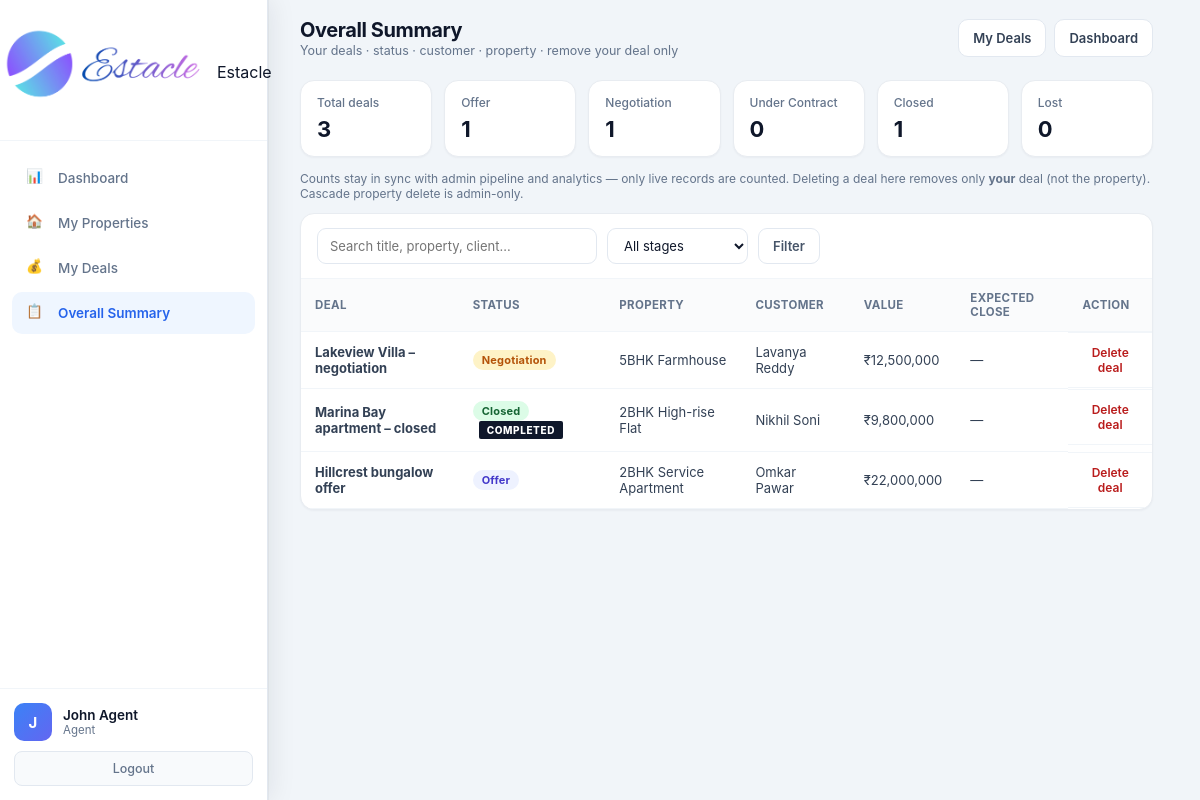
Before: /agent/deals/summary (signed in) with the older database file.
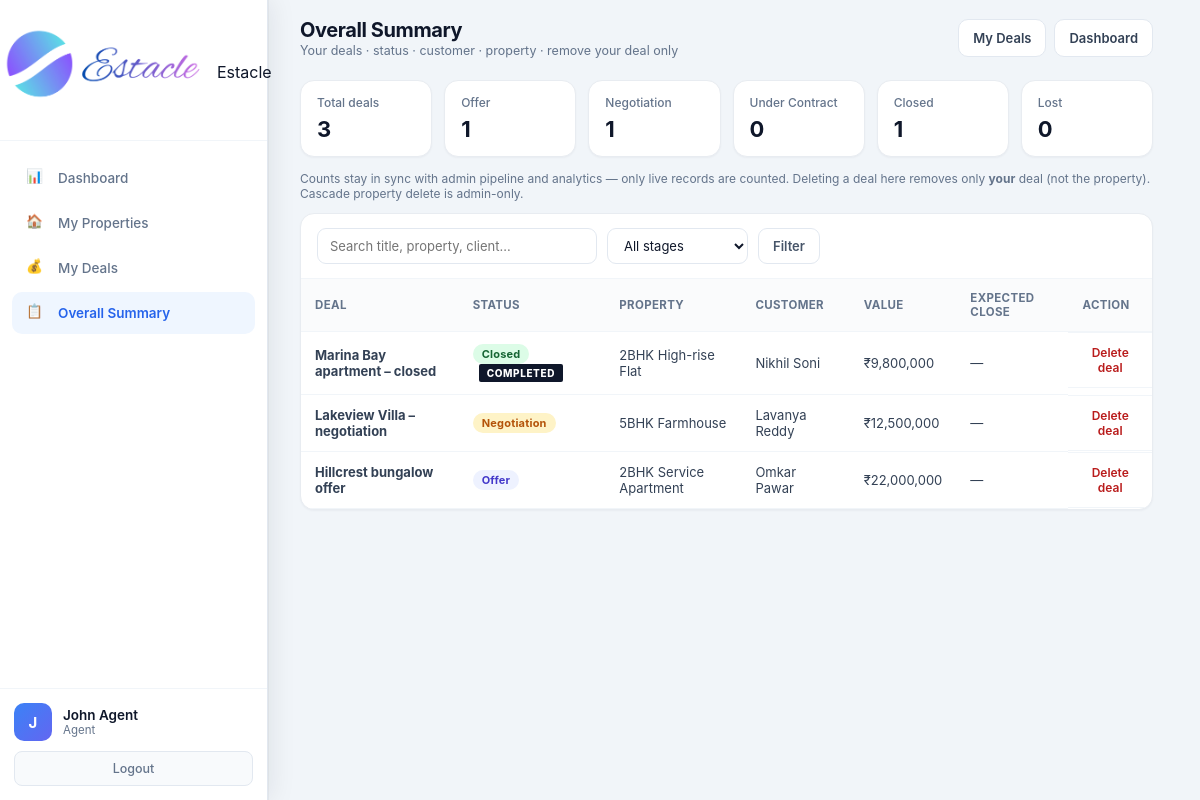
After: the same page with the newer database file.
### tables this page shows
CREATE TABLE deals (
            id INTEGER PRIMARY KEY AUTOINCREMENT,
            title TEXT NOT NULL,
            property_id INTEGER,
            client_id INTEGER,
            agent_id INTEGER,
            stage TEXT DEFAULT 'offer',
            value REAL DEFAULT 0,
            commission_rate REAL DEFAULT 2.5,
            expected_close TEXT,
            notes TEXT,
            created_at TIMESTAMP DEFAULT CURRENT_TIMESTAMP,
            updated_at TIMESTAMP DEFAULT CURRENT_TIMESTAMP,
            FOREIGN KEY (property_id) REFERENCES properties (id),
            FOREIGN KEY (client_id) REFERENCES clients (id),
            FOREIGN KEY (agent_id) REFERENCES users (id)
        );

CREATE TABLE properties (
            id INTEGER PRIMARY KEY AUTOINCREMENT,
            title TEXT NOT NULL,
            description TEXT,
            price REAL NOT NULL,
            property_type TEXT NOT NULL,
            status TEXT DEFAULT 'available',
            address TEXT,
            city TEXT,
            state TEXT,
            zip_code TEXT,
            bedrooms INTEGER,
            bathrooms REAL,
            area_sqft REAL,
            agent_id INTEGER,
            created_at TIMESTAMP DEFAULT CURRENT_TIMESTAMP, category TEXT DEFAULT "sale", listing_type TEXT DEFAULT "sale", floor TEXT, carpet_area REAL, furnishing TEXT, parking TEXT, amenities TEXT, seller_name TEXT, seller_phone TEXT, monthly_rent REAL, security_deposit REAL, maintenance REAL, per_sqft REAL, latitude TEXT, longitude TEXT, photos TEXT, year_built TEXT, facing TEXT, videos TEXT,
            FOREIGN KEY (agent_id) REFERENCES users (id)
        );

CREATE TABLE clients (
            id INTEGER PRIMARY KEY AUTOINCREMENT,
            full_name TEXT NOT NULL,
            email TEXT,
            phone TEXT,
            status TEXT DEFAULT 'lead',
            notes TEXT,
            agent_id INTEGER,
            created_at TIMESTAMP DEFAULT CURRENT_TIMESTAMP, source TEXT, budget REAL, interest TEXT, preferred_city TEXT, address TEXT, updated_at TIMESTAMP, user_id INTEGER,
            FOREIGN KEY (agent_id) REFERENCES users (id)
        );

CREATE TABLE settings (
            key TEXT PRIMARY KEY,
            value TEXT
        );

### routes/agent.py (the view)
@agent.route('/agent/deals/summary')
@login_required
@role_required('agent')
def agent_deals_summary():
    db = get_db()
    migrate_db()
    agent_id = session['user_id']
    q = request.args.get('q', '').strip()
    stage_filter = request.args.get('stage', '').strip()
    if stage_filter:
        stage_filter = _agent_normalize_stage(stage_filter)
        if stage_filter not in AGENT_STAGES:
            stage_filter = ''
    rows = _agent_deals_query(db, agent_id, q=q, stage_filter=stage_filter)
    stats = {st: sum(1 for r in rows if r['stage'] == st) for st in AGENT_STAGES}
    stats['total'] = len(rows)
    stats['closed_or_completed'] = stats.get('closed', 0)
    currency = get_setting('currency', 'INR')
    return render_template(
        'agent_deals_summary.html',
        deals=rows,
        stats=stats,
        stages=AGENT_STAGES,
        stage_labels=AGENT_STAGE_LABELS,
        q=q,
        stage_filter=stage_filter,
        currency=currency,
        format_money=format_money,
        active='deals_summary',
    )

### core/db.py (called while the page is built)
def get_db():
    if 'db' not in g:
        g.db = sqlite3.connect(current_app.config['DATABASE'])
        g.db.row_factory = sqlite3.Row
    return g.db

### core/helpers.py (called while the page is built)
def login_required(f):
    @wraps(f)
    def decorated_function(*args, **kwargs):
        if 'user_id' not in session:
            flash('Please log in to access this page.', 'warning')
            return redirect(url_for('auth.login'))
        return f(*args, **kwargs)
    return decorated_function

def role_required(*roles):
    def decorator(f):
        @wraps(f)
        def decorated_function(*args, **kwargs):
            if 'user_id' not in session:
                flash('Please log in to access this page.', 'warning')
                return redirect(url_for('auth.login'))
            if session.get('role') not in roles:
                flash('You do not have permission to access this page.', 'danger')
                return redirect(url_for('auth.role_redirect'))
            return f(*args, **kwargs)
        return decorated_function
    return decorator

### templates/agent_deals_summary.html (shortened to what the changed rows need)
<!DOCTYPE html>
<html lang="en">
<head>
<link rel="stylesheet" href="{{ url_for('static', filename='css/admin.css') }}">
</head>
<body>
<div class="app-layout">
  <main class="main-content">
    <header class="top-bar dash-top">
      <div>
        <h1 class="page-title">Overall Summary</h1>
      </div>
    </header>
    <div class="page-wrap">
      <div class="stat-row">
        {% for st in stages %}
        <div class="stat-card kpi-soft">
          <div class="kpi-label">{{ stage_labels[st] }}</div>
          <div class="kpi-value">{{ stats[st] }}</div>
        </div>
        {% endfor %}
      </div>
      <div class="panel-card">
        <div class="table-wrap">
          <table class="summary-table">
            <thead>
              <tr>
                <th>Deal</th>
                <th>Status</th>
                <th>Property</th>
                <th>Customer</th>
                <th>Value</th>
                <th>Expected close</th>
                <th>Action</th>
              </tr>
            </thead>
            <tbody>
              {% for d in deals %}
              <tr>
                <td><strong>{{ d.title }}</strong></td>
                <td>
                  <span class="stage-pill {{ d.stage }}">{{ stage_labels.get(d.stage, d.stage) }}</span>
                  {% if d.stage == 'closed' %}<span class="stamp-closed">Completed</span>{% endif %}
                </td>
                <td>{{ d.property_title or '—' }}</td>
                <td>{{ d.client_name or '—' }}</td>
                <td>{{ format_money(d.value or 0, currency) }}</td>
                <td>{{ d.expected_close or '—' }}</td>
                <td class="actions-cell">
                  <form method="POST"
                        action="{{ url_for('agent.agent_delete_deal', deal_id=d.id) }}"
                        style="margin:0"
                        onsubmit="return confirm('Remove this deal from your pipeline?\n\nDeal: {{ d.title|e }}\n\nProperty will remain in the CRM. Dashboard counts will update.');">
                    <button type="submit" class="btn-sm danger">Delete deal</button>
                  </form>
                </td>
              </tr>
              {% else %}
              <tr><td colspan="7" class="empty">No deals match your filters.</td></tr>
              {% endfor %}
            </tbody>
          </table>
        </div>
      </div>
    </div>
  </main>
</div>
</body>
</html>

Changed rows visible on the page:
changed deals "Marina Bay apartment – closed": moves up the list
